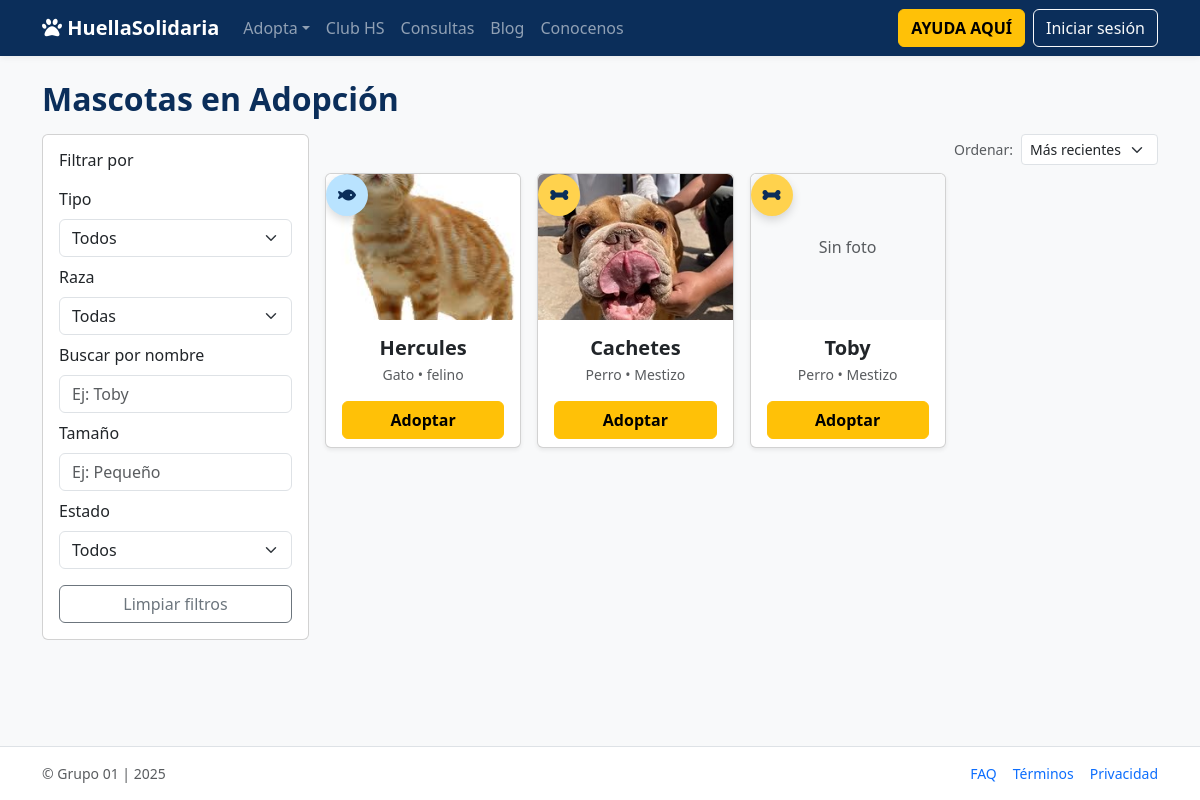
The app's page /adopta/ with its own data.
### apps/adopciones/models.py (models this page shows, shortened)
class Mascota(models.Model):
    nombre = models.CharField(max_length=120)
    tipo = models.ForeignKey(TipoMascota, on_delete=models.PROTECT)
    raza = models.ForeignKey(Raza, null=True, blank=True, on_delete=models.SET_NULL)
    edad_aprox = models.CharField(max_length=50, blank=True)
    tamano = models.CharField(max_length=50, blank=True)
    descripcion = models.TextField(blank=True)
    foto_url = models.ImageField(upload_to="mascotas/", blank=True, null=True)
    estado = models.ForeignKey(EstadoMascota, on_delete=models.PROTECT)
    activo = models.BooleanField(default=True)
    creado_en = models.DateTimeField(auto_now_add=True)
    actualizado_en = models.DateTimeField(auto_now=True)
    objects = ActivoQuerySet.as_manager()

class TipoMascota(models.Model):
    nombre = models.CharField(max_length=30, unique=True)
    activo = models.BooleanField(default=True)
    creado_en = models.DateTimeField(auto_now_add=True)
    actualizado_en = models.DateTimeField(auto_now=True)
    objects = ActivoQuerySet.as_manager()

class Raza(models.Model):
    tipo = models.ForeignKey(TipoMascota, on_delete=models.CASCADE, related_name="razas")
    nombre = models.CharField(max_length=60)
    activo = models.BooleanField(default=True)
    creado_en = models.DateTimeField(auto_now_add=True)
    actualizado_en = models.DateTimeField(auto_now=True)
    objects = ActivoQuerySet.as_manager()
    class Meta: unique_together = ("tipo","nombre")

### apps/adopciones/views.py (the view)
# urls.py: path("", views.listado, name="adopta_listado"),
def listado(request):
    ctx = _context_listado(request)
    return render(request, "adopciones/listado.html", ctx)

### apps/adopciones/views.py (called while the page is built)
def _paginado(qs, request, per_page=12):
    return Paginator(qs, per_page).get_page(request.GET.get("page"))

### templates/adopciones/listado.html (shortened to what this page needs)
{% extends "layout/base.html" %}
{% block content %}
<h2 class="mb-3">Mascotas en Adopción</h2>
<div class="row g-3">
  <div class="col-12 col-md-3">
    <form method="get" class="card card-body">
      <h6 class="mb-3">Filtrar por</h6>
      <div class="mb-2">
        <label class="form-label">Tipo</label>
        <select id="select-tipo" name="tipo" class="form-select">
          <option value="">Todos</option>
        </select>
      </div>
      <div class="mb-2">
        <label class="form-label">Raza</label>
        <select name="raza" class="form-select" onchange="this.form.submit()">
          <option value="">Todas</option>
        </select>
      </div>
      <div class="mb-2">
        <label class="form-label">Buscar por nombre</label>
        <input type="text" name="q" class="form-control" placeholder="Ej: Toby" value="{{ params.q|default:'' }}">
      </div>
      <div class="mb-2">
        <label class="form-label">Tamaño</label>
        <input name="tam" class="form-control" value="{{ params.tam|default:'' }}" placeholder="Ej: Pequeño">
      </div>
      <div class="mb-2">
        <label class="form-label">Estado</label>
        <select name="estado" class="form-select" onchange="this.form.submit()">
          <option value="">Todos</option>
        </select>
      </div>
      <div class="d-grid mt-2">
        <a class="btn btn-outline-secondary" href="?">Limpiar filtros</a>
      </div>
    </form>
  </div>
  <div class="col-12 col-md-9">
    <div class="d-flex justify-content-end mb-2">
      <form method="get" class="d-flex align-items-center gap-2">
        <span class="text-muted small">Ordenar:</span>
        <select name="o" class="form-select form-select-sm w-auto" onchange="this.form.submit()">
          <option value="-id" {% if params.o == "-id" or not params.o %}selected{% endif %}>Más recientes</option>
        </select>
      </form>
    </div>
    <div class="row g-3">
      {% for m in mascotas %}
        <div class="col-6 col-lg-3">
          <div class="card h-100 text-center shadow-sm">
            <div class="position-relative">
              <div class="ratio ratio-4x3 rounded-top overflow-hidden position-relative">
                {% if m.foto_url %}
                  <img src="{{ m.foto_url.url }}" alt="{{ m.nombre }}" class="w-100 h-100 object-fit-cover">
                {% else %}
                  <div class="w-100 h-100 d-flex align-items-center justify-content-center bg-light text-muted">
                    Sin foto
                  </div>
                {% endif %}
                <a href="{% url 'donaciones:donar' %}?from=adopciones&pet={{ m.pk }}"
                   class="donate-fab {% if m.tipo.nombre|lower == 'perro' %}dog{% elif m.tipo.nombre|lower == 'gato' %}cat{% endif %}"
                   title="Donar para {{ m.nombre }}" aria-label="Donar para {{ m.nombre }}">
                  {% if m.tipo.nombre|lower == 'perro' %}
                    <i class="fa-solid fa-bone"></i>
                  {% elif m.tipo.nombre|lower == 'gato' %}
                    <i class="fa-solid fa-fish"></i>
                  {% else %}
                    <i class="fa-solid fa-heart"></i>
                  {% endif %}
                </a>
              </div>
            </div>
            <div class="card-body pb-2">
              <h5 class="fw-bold mb-1">{{ m.nombre }}</h5>
              <small class="text-muted d-block mb-3">
                {{ m.tipo.nombre }}{% if m.raza %} • {{ m.raza.nombre }}{% endif %}
              </small>
              {% if m.estado and m.estado.nombre|lower != 'disponible' %}
                <button class="btn btn-secondary w-100" disabled>No disponible</button>
              {% else %}
                <a href="{% url 'adopta_detalle' m.pk %}" class="btn btn-warning w-100 fw-semibold">Adoptar</a>
              {% endif %}
            </div>
          </div>
        </div>
      {% empty %}
        <div class="col-12 text-muted">No encontramos resultados con esos filtros.</div>
      {% endfor %}
    </div>
  </div>
</div>
{% endblock %}

### templates/layout/base.html (shortened to what this page needs)
{% load static %}
<!doctype html>
<html lang="es">
<head>
  <link href="https://cdn.jsdelivr.net/npm/bootstrap@5.3.2/dist/css/bootstrap.min.css" rel="stylesheet">
  <link rel="stylesheet" href="https://cdnjs.cloudflare.com/ajax/libs/font-awesome/6.5.0/css/all.min.css" />
  <link href="{% static 'css/site.css' %}" rel="stylesheet">
</head>
<body class="bg-light d-flex flex-column min-vh-100">
  {% include "partials/_navbar.html" %}
  <main class="container py-4 flex-grow-1">
    {% block content %}{% endblock %}
  </main>
  {% include "partials/_footer.html" %}
</body>
</html>

### templates/partials/_navbar.html (shortened to what this page needs)
<nav class="navbar navbar-expand-lg navbar-dark" style="background:#0b2e5a;">
    <div class="container">
        <a class="navbar-brand fw-bold" href="{% url 'pages_home' %}">
            <i class="fa-solid fa-paw"></i> HuellaSolidaria
        </a>
        <div id="mainNav" class="collapse navbar-collapse">
            <ul class="navbar-nav me-auto mb-2 mb-lg-0">
                <li class="nav-item dropdown">
                    <a class="nav-link dropdown-toggle" href="#" data-bs-toggle="dropdown">Adopta</a>
                </li>
                <li class="nav-item">
                    <a class="nav-link {% if request.resolver_match.url_name == 'pages_club_hs' %}active{% endif %}"
                        href="{% url 'pages_club_hs' %}">Club HS</a>
                </li>
                <li class="nav-item">
                    <a class="nav-link {% if request.resolver_match.url_name == 'pages_consultas' %}active{% endif %}"
                        href="{% url 'pages_consultas' %}">Consultas</a>
                </li>
                <li class="nav-item">
                    <a class="nav-link {% if request.resolver_match.url_name == 'list' and request.resolver_match.app_name == 'blog' %}active{% endif %}"
                        href="{% url 'blog:list' %}">Blog</a>
                </li>
                <li class="nav-item">
                    <a class="nav-link {% if request.resolver_match.url_name == 'pages_nosotros' %}active{% endif %}"
                        href="{% url 'pages_nosotros' %}">Conocenos</a>
                </li>
            </ul>
            <div class="d-flex gap-2">
                <a class="btn btn-warning fw-semibold" href="{% url 'donaciones:donar' %}">AYUDA AQUÍ</a>
                <a class="btn btn-outline-light" href="/admin/">Iniciar sesión</a>
            </div>
        </div>
    </div>
</nav>

### templates/partials/_footer.html
<footer class="mt-auto border-top bg-white">
  <div class="container py-3 text-muted small">
    <div class="d-flex justify-content-between align-items-center">
      <span>© Grupo 01  | <span id="current-year"></span></span>
      <nav class="d-flex gap-3">
        <a class="text-decoration-none" href="{% url 'pages_faq' %}">FAQ</a>
        <a class="text-decoration-none" href="{% url 'pages_terminos' %}">Términos</a>
        <a class="text-decoration-none" href="{% url 'pages_privacidad' %}">Privacidad</a>
      </nav>
    </div>
  </div>
</footer>

### static/css/site.css (style rules this page uses)
:root { --azul: #0b2e5a; --amarillo: #ffcc33; }
.navbar { box-shadow: 0 2px 6px rgba(0,0,0,.06); }
body { background-color: #f7f9fb; }
h2 { color: #0b2e5a; font-weight: 700; }

### templates/layout/base.html (style rules this page uses)
html, body { height: 100%; }
.donate-fab { position:absolute; bottom:.5rem; right:.5rem; width:42px; height:42px; border-radius:50%; display:flex; align-items:center; justify-content:center; background:#ffc107; color:#0b2e5a; box-shadow:0 4px 10px rgba(0,0,0,.15); transition:transform .15s ease, background-color .15s ease, color .15s ease; text-decoration:none; }
.donate-fab.dog { background:#ffd24d; }
.donate-fab.cat { background:#b9e3ff; color:#0b2e5a; }

### records on screen
Mascota: foto_url (picture), nombre "Hercules", tipo.nombre "Gato", raza.nombre "felino", shows "Adoptar"
Mascota: foto_url (picture), nombre "Cachetes", tipo.nombre "Perro", raza.nombre "Mestizo", shows "Adoptar"
Mascota: foto_url "Sin foto", nombre "Toby", tipo.nombre "Perro", raza.nombre "Mestizo", shows "Adoptar"
